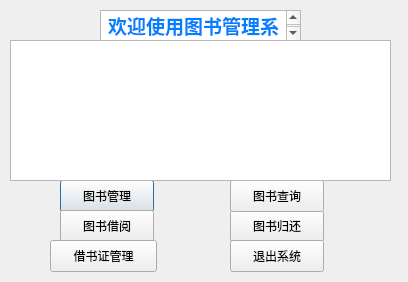
<?xml version="1.0" encoding="UTF-8"?>
<ui version="4.0">
 <class>Choose</class>
 <widget class="QDialog" name="Choose">
  <property name="geometry">
   <rect>
    <x>0</x>
    <y>0</y>
    <width>408</width>
    <height>282</height>
   </rect>
  </property>
  <property name="windowTitle">
   <string>Dialog</string>
  </property>
  <property name="styleSheet">
   <string notr="true">background-image: url(:/1.jpg);</string>
  </property>
  <widget class="QPushButton" name="insertBooks">
   <property name="geometry">
    <rect>
     <x>60</x>
     <y>180</y>
     <width>94</width>
     <height>32</height>
    </rect>
   </property>
   <property name="styleSheet">
    <string notr="true">selection-color: rgb(255, 255, 255);</string>
   </property>
   <property name="text">
    <string>图书管理</string>
   </property>
  </widget>
  <widget class="QPushButton" name="borrowBooks">
   <property name="geometry">
    <rect>
     <x>60</x>
     <y>210</y>
     <width>94</width>
     <height>32</height>
    </rect>
   </property>
   <property name="text">
    <string>图书借阅</string>
   </property>
  </widget>
  <widget class="QPushButton" name="returnbooks">
   <property name="geometry">
    <rect>
     <x>230</x>
     <y>210</y>
     <width>94</width>
     <height>32</height>
    </rect>
   </property>
   <property name="text">
    <string>图书归还</string>
   </property>
  </widget>
  <widget class="QTextBrowser" name="textBrowser">
   <property name="geometry">
    <rect>
     <x>100</x>
     <y>10</y>
     <width>201</width>
     <height>31</height>
    </rect>
   </property>
   <property name="html">
    <string>&lt;!DOCTYPE HTML PUBLIC &quot;-//W3C//DTD HTML 4.0//EN&quot; &quot;http://www.w3.org/TR/REC-html40/strict.dtd&quot;&gt;
&lt;html&gt;&lt;head&gt;&lt;meta name=&quot;qrichtext&quot; content=&quot;1&quot; /&gt;&lt;style type=&quot;text/css&quot;&gt;
p, li { white-space: pre-wrap; }
&lt;/style&gt;&lt;/head&gt;&lt;body style=&quot; font-family:'.SF NS Text'; font-size:13pt; font-weight:400; font-style:normal;&quot;&gt;
&lt;p align=&quot;center&quot; style=&quot; margin-top:0px; margin-bottom:0px; margin-left:0px; margin-right:0px; -qt-block-indent:0; text-indent:0px;&quot;&gt;&lt;span style=&quot; font-size:14pt; font-weight:600; color:#0080ff;&quot;&gt;欢迎使用图书管理系统&lt;/span&gt;&lt;/p&gt;&lt;/body&gt;&lt;/html&gt;</string>
   </property>
  </widget>
  <widget class="QPushButton" name="exit">
   <property name="geometry">
    <rect>
     <x>230</x>
     <y>240</y>
     <width>94</width>
     <height>32</height>
    </rect>
   </property>
   <property name="text">
    <string>退出系统</string>
   </property>
  </widget>
  <widget class="QPushButton" name="askBooks">
   <property name="geometry">
    <rect>
     <x>230</x>
     <y>180</y>
     <width>94</width>
     <height>32</height>
    </rect>
   </property>
   <property name="text">
    <string>图书查询</string>
   </property>
  </widget>
  <widget class="QPushButton" name="managecard">
   <property name="geometry">
    <rect>
     <x>50</x>
     <y>240</y>
     <width>107</width>
     <height>32</height>
    </rect>
   </property>
   <property name="text">
    <string>借书证管理</string>
   </property>
  </widget>
  <widget class="QTextBrowser" name="textBrowser_2">
   <property name="geometry">
    <rect>
     <x>10</x>
     <y>40</y>
     <width>381</width>
     <height>141</height>
    </rect>
   </property>
   <property name="html">
    <string>&lt;!DOCTYPE HTML PUBLIC &quot;-//W3C//DTD HTML 4.0//EN&quot; &quot;http://www.w3.org/TR/REC-html40/strict.dtd&quot;&gt;
&lt;html&gt;&lt;head&gt;&lt;meta name=&quot;qrichtext&quot; content=&quot;1&quot; /&gt;&lt;style type=&quot;text/css&quot;&gt;
p, li { white-space: pre-wrap; }
&lt;/style&gt;&lt;/head&gt;&lt;body style=&quot; font-family:'.SF NS Text'; font-size:13pt; font-weight:400; font-style:normal;&quot;&gt;
&lt;p style=&quot; margin-top:0px; margin-bottom:0px; margin-left:0px; margin-right:0px; -qt-block-indent:0; text-indent:0px;&quot;&gt;&lt;img src=&quot;:/new/prefix1/2.png&quot; /&gt;&lt;/p&gt;&lt;/body&gt;&lt;/html&gt;</string>
   </property>
  </widget>
 </widget>
 <resources/>
 <connections/>
</ui>
